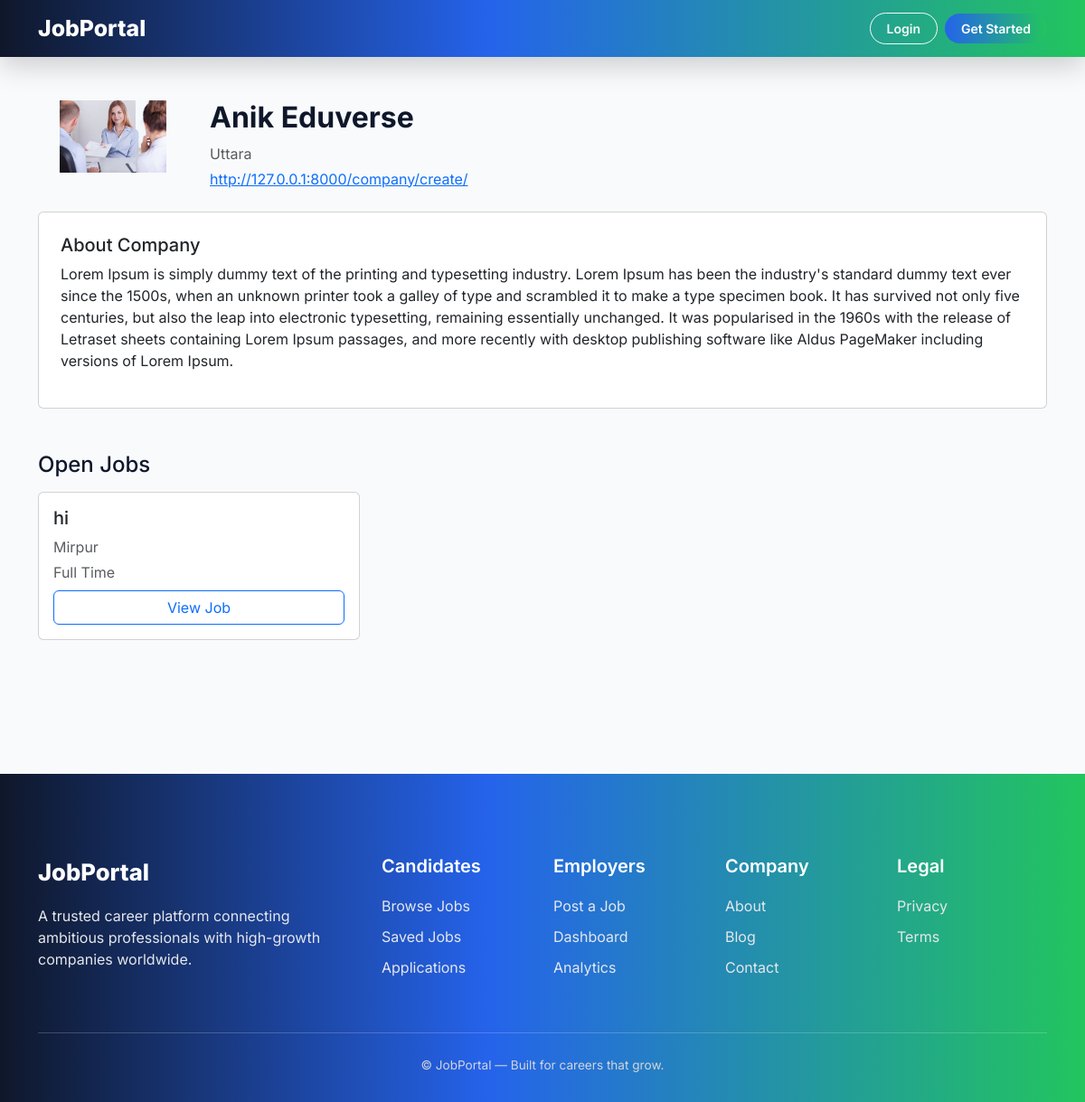
The app's page /company/company/4/, older data.
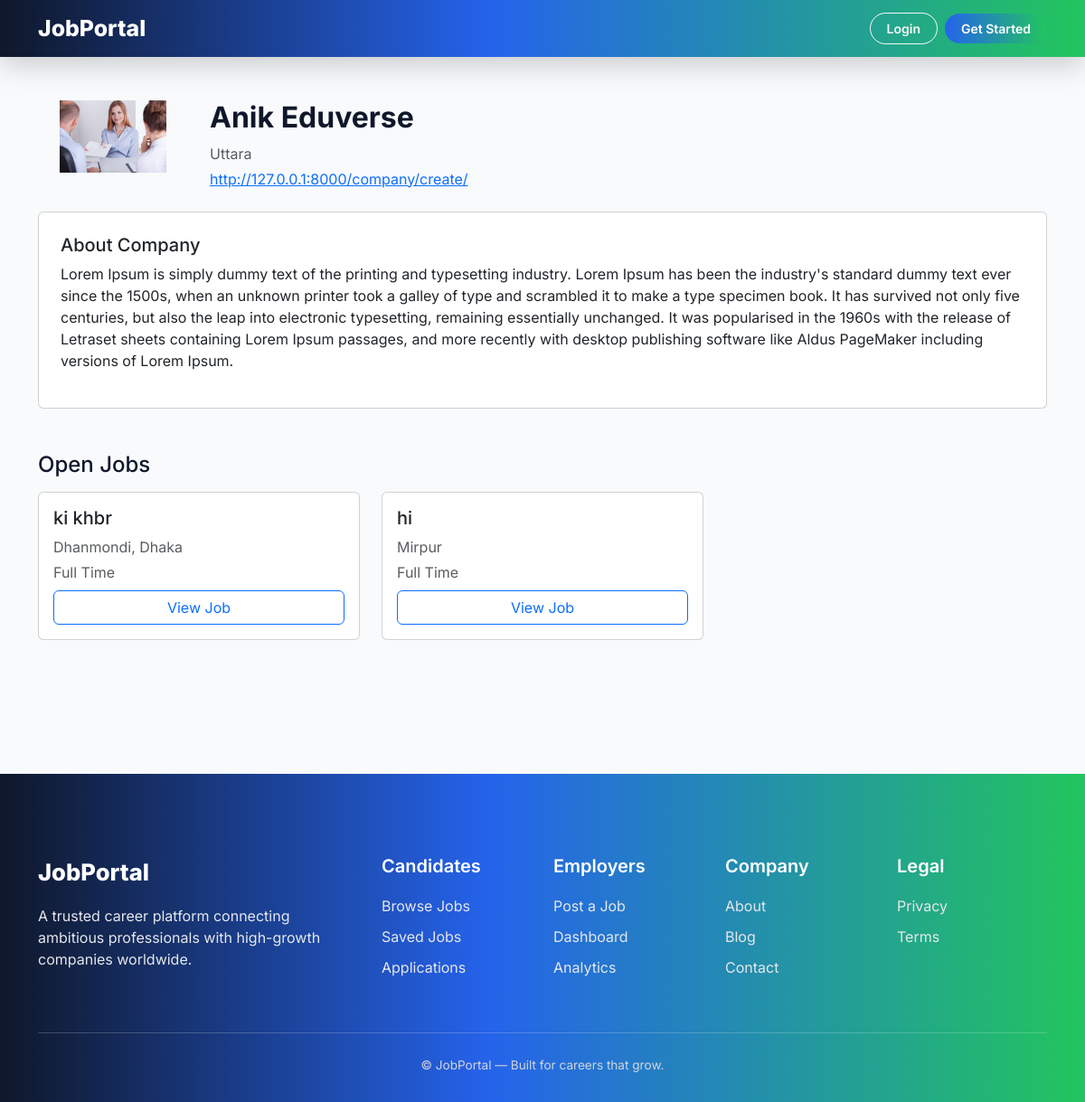
The same page, newer data.
### jobs/models.py (models this page shows, shortened)
class Job(models.Model):
    JOB_TYPE = (
        ('full_time', 'Full Time'),
        ('part_time', 'Part Time'),
        ('remote', 'Remote'),
    )
    category = models.ForeignKey(
        Category,
        on_delete=models.SET_NULL,
        null=True,
        related_name='jobs'
    )
    company = models.ForeignKey(Company, on_delete=models.CASCADE)
    title = models.CharField(max_length=200)
    location = models.CharField(max_length=200)
    job_type = models.CharField(max_length=20, choices=JOB_TYPE)
    salary = models.CharField(max_length=100, blank=True)
    description = models.TextField()
    requirements = models.TextField()
    deadline = models.DateField()
    is_featured = models.BooleanField(default=False)
    featured_until = models.DateTimeField(null=True, blank=True)
    created_at = models.DateTimeField(auto_now_add=True)

### companies/views.py (the view)
# urls.py: path('company/<int:id>/', views.company_public_detail, name='company_public_detail'),
def company_public_detail(request, id):
    company = get_object_or_404(Company, id=id)
    jobs = Job.objects.filter(company=company).order_by('-created_at')
    return render(request, 'companies/company_public_detail.html', {
        'company': company,
        'jobs': jobs,
    })

### templates/companies/company_public_detail.html (shortened to what this page needs)
{% extends "base.html" %}
{% block content %}
<section class="py-5">
  <div class="container">
    <div class="row mb-4">
      <div class="col-md-2 text-center">
        {% if company.logo %}
          <img src="{{ company.logo.url }}"
               class="img-fluid"
               style="max-height:80px">
        {% endif %}
      </div>
      <div class="col-md-10">
        <h2 class="fw-bold">{{ company.name }}</h2>
        <p class="text-muted mb-1">{{ company.location }}</p>
        {% if company.website %}
          <a href="{{ company.website }}" target="_blank">
            {{ company.website }}
          </a>
        {% endif %}
      </div>
    </div>
    <div class="card p-4 mb-5">
      <h5>About Company</h5>
      <p>{{ company.description }}</p>
    </div>
    <h4 class="mb-3">Open Jobs</h4>
    <div class="row g-4">
      {% for job in jobs %}
      <div class="col-md-6 col-lg-4">
        <div class="card p-3 h-100">
          <h5>{{ job.title }}</h5>
          <p class="text-muted mb-1">
            {{ job.location }}
          </p>
          <p class="text-muted mb-2">
            {{ job.get_job_type_display }}
          </p>
          <a href="{% url 'job_detail' job.id %}"
             class="btn btn-outline-primary w-100">
            View Job
          </a>
        </div>
      </div>
      {% empty %}
        <p class="text-muted">No open jobs at this company.</p>
      {% endfor %}
    </div>
  </div>
</section>
{% endblock %}

Row changes from the older to the newer data that the page shows:
added Job: title "ki khbr", location "Dhanmondi, Dhaka", job_type "Full Time"
